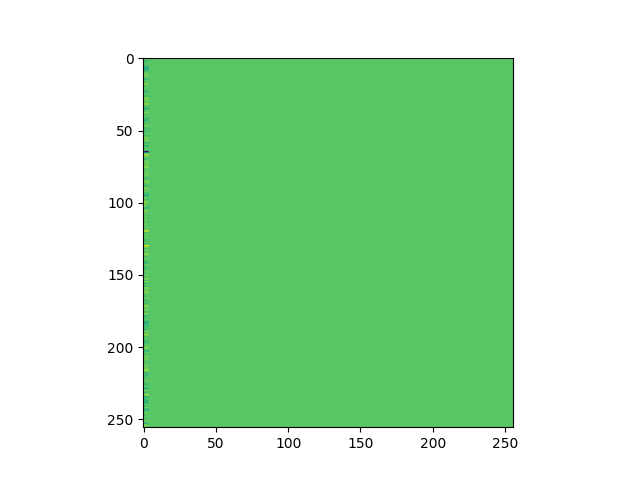

Recreate this plot in Python.
from datasets import load_dataset
import numpy as np
from collators import VocexCollator
from torch.utils.data import DataLoader
from tqdm.auto import tqdm

ds = load_dataset("cdminix/bu_radio")

prominence = ds["train"]["prominence"]
boundary = ds["train"]["break"]
words = ds["train"]["words"]

print("max words:", np.max([len(w) for w in words]))

# flatten
prominence = np.concatenate(prominence)
boundary = np.concatenate(boundary)

prom_true = np.sum(prominence==True)
prom_false = np.sum(prominence==False)
bound_true = np.sum(boundary==True)
bound_false = np.sum(boundary==False)

print("prominence:", prom_true, prom_false, np.round(prom_false/(prom_true+prom_false)*100,1), (prom_true+prom_false))
print("break:     ", bound_true, bound_false, np.round(bound_false/(bound_true+bound_false)*100,1), (bound_true+bound_false))

vocex_col = VocexCollator(
    num_reprs=1,
    override=True,
)

train_dl = DataLoader(
    ds["train"],
    batch_size=8,
    collate_fn=vocex_col.collate_fn,
    shuffle=True,
    num_workers=96,
)

for item in tqdm(train_dl, total=len(train_dl)):
    from matplotlib import pyplot as plt
    plt.imshow(item["x"][0].T)
    plt.savefig("test.png")
    break